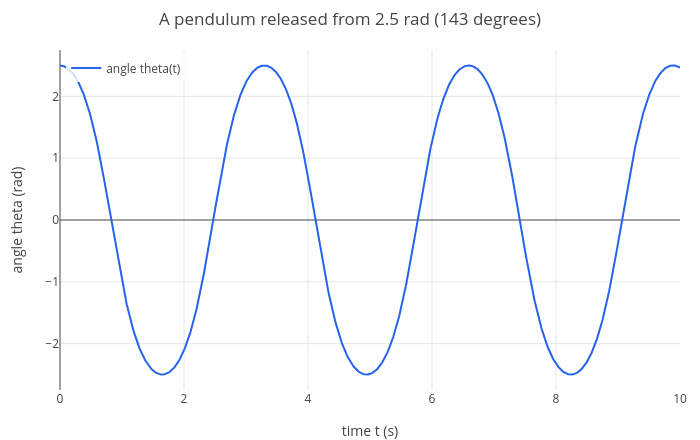

Notebook source saved alongside this figure:
### Markdown cell above
### The pendulum

A pendulum of length $L$ swings at angle $\theta$ from the vertical. Gravity gives

$$\theta'' = -\frac{g}{L}\sin\theta.$$

The $\sin\theta$ makes it nonlinear. `odeplot` only takes **first-order** equations, so we use a standard trick: give
the angular velocity its own name, $\omega = \theta'$. Then the one second-order equation becomes two first-order ones:

$$\theta' = \omega, \qquad \omega' = -\frac{g}{L}\sin\theta.$$

The arguments for odeplot are now:

1. `[w, -g/L*sin(th)]`: the right-hand sides, $\theta' = \omega$ and $\omega' = -\frac gL \sin\theta$ (we write `th` and `w` for $\theta$ and $\omega$);
2. `[th w]`: the unknowns, in the same order as the right-hand sides;
3. `t`: time;
4. `[2.5 0]`: start at angle 2.5 radians (about 143°, almost upside down) and at rest;
5. `0`: start time; 6. `10`: end time, in seconds;
7. `[t th]`: draw the angle against time.

### Code cell
g = 9.81; L = 1;
p = odeplot([w, -g/L*sin(th)], [th w], t, [2.5 0], 0, 10, [t th]);
labels(title(legend(p, "angle theta(t)"), "A pendulum released from 2.5 rad (143 degrees)"), "time t (s)", "angle theta (rad)")

### Figure 1 — Plotly figure (JSON) as saved in the notebook; plotly's stock layout.template omitted (floating-point values rounded to 4 significant figures; data arrays with more than 128 entries replaced by an {"elided": "..."} marker saying what was removed)
{"data": [{"line": {"color": "#2563eb", "width": 2}, "mode": "lines", "name": "angle theta(t)", "type": "scatter", "x": {"elided": "1431 float values"}, "y": {"elided": "1431 float values"}}], "layout": {"height": 440, "legend": {"bgcolor": "rgba(255,255,255,0.8)", "x": 0.01, "y": 0.99}, "margin": {"b": 50, "l": 60, "r": 20, "t": 50}, "showlegend": true, "title": {"text": "A pendulum released from 2.5 rad (143 degrees)"}, "width": 700, "xaxis": {"title": {"text": "time t (s)"}, "zeroline": true}, "yaxis": {"range": [-2.75, 2.75], "title": {"text": "angle theta (rad)"}, "zeroline": true}}}
